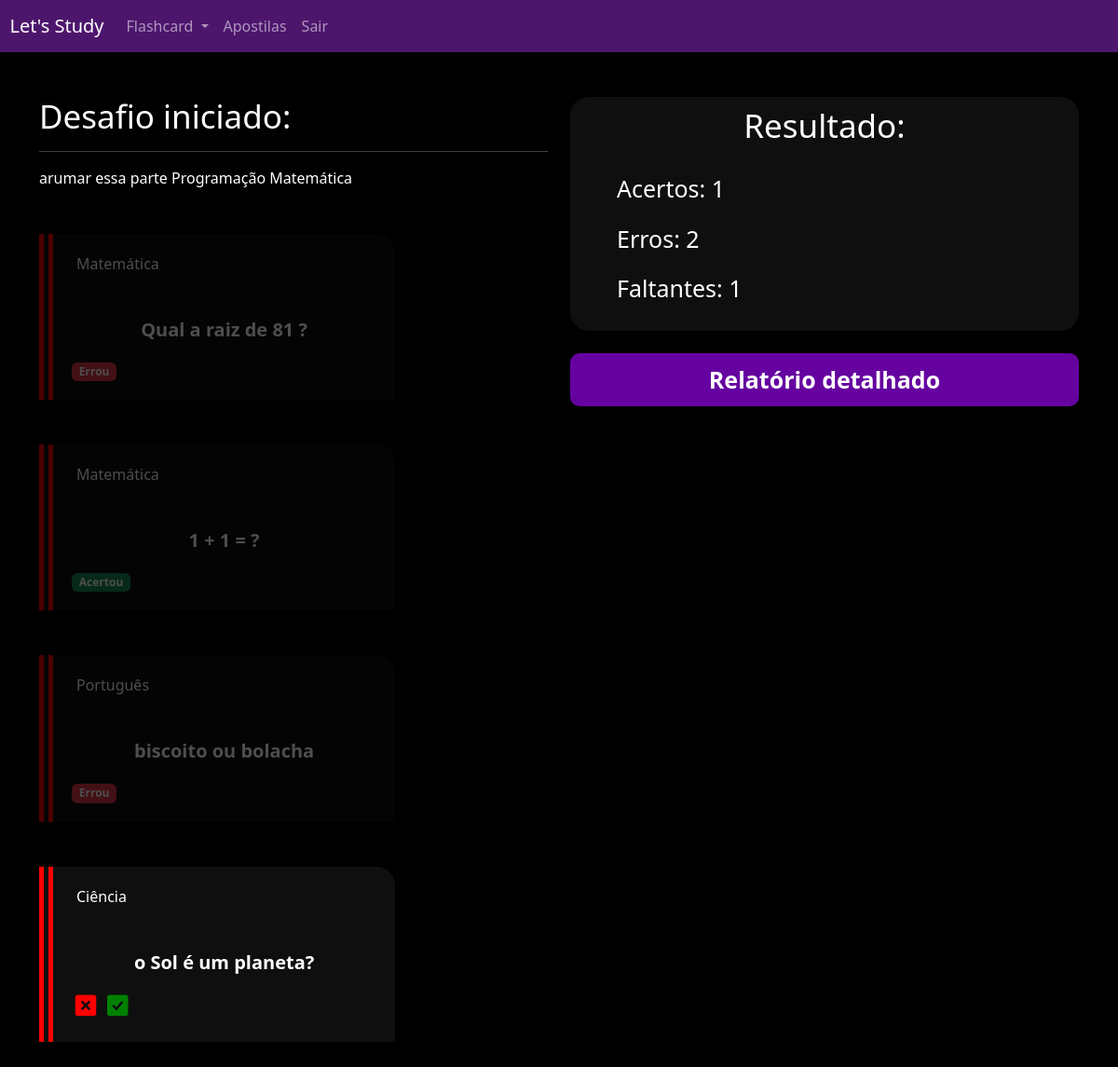
Before: /flashcard/desafio/13/ (signed in) with the older database file.
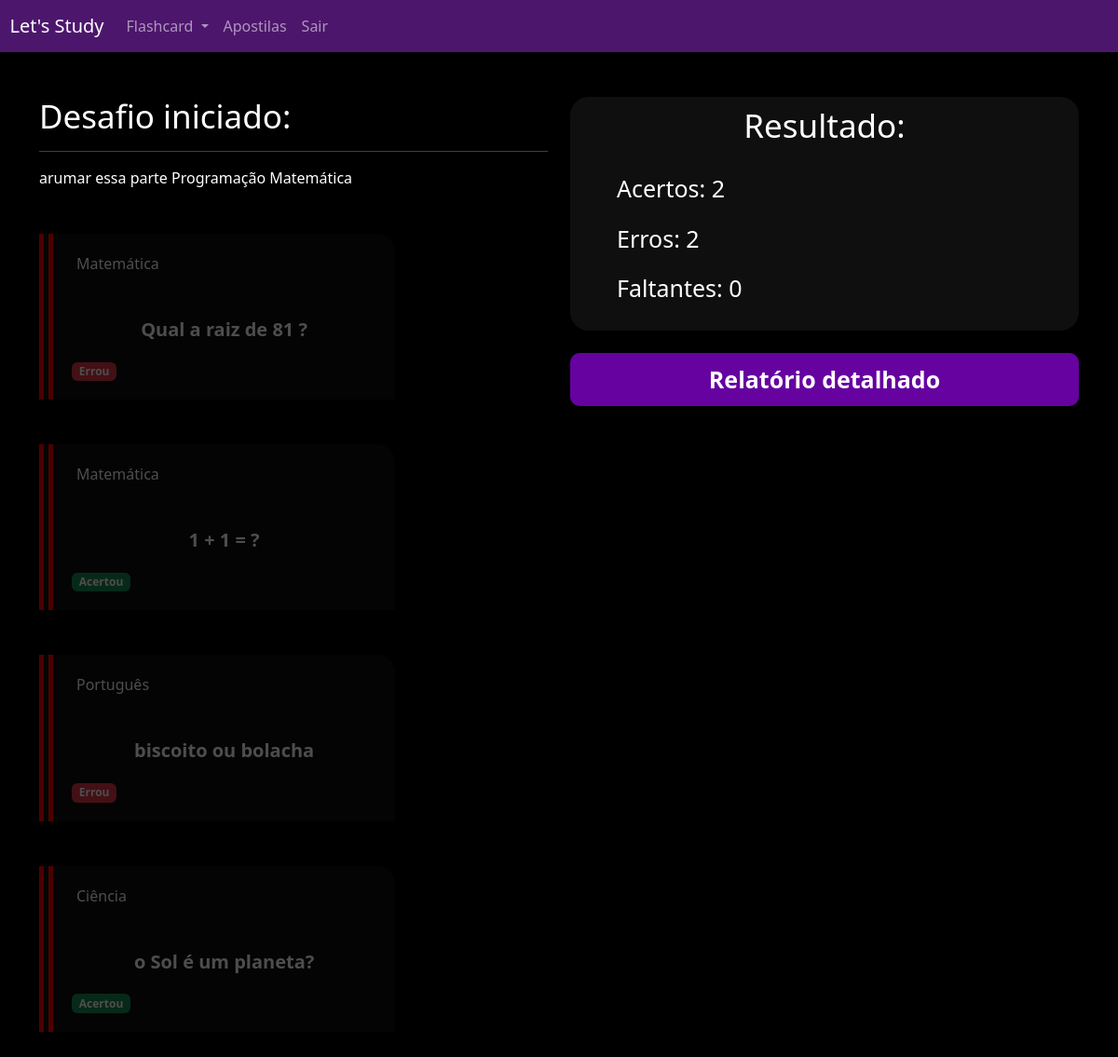
After: the same page with the newer database file.
### flashcard/models.py (models this page shows, shortened)
class FlashcardDesafio(models.Model):
    flashcard = models.ForeignKey(Flashcard, on_delete=models.DO_NOTHING)
    respondido = models.BooleanField(default=False)
    acertou = models.BooleanField(default=False)

class Flashcard(models.Model):
    DIFICULDADE_CHOICES = (("D", "Difícil"), ("M", "Médio"), ("F", "Fácil"))
    user = models.ForeignKey(User, on_delete=models.DO_NOTHING)
    pergunta = models.CharField(max_length=200)
    resposta = models.TextField()
    categoria = models.ForeignKey(Categoria, on_delete=models.DO_NOTHING)
    dificuldade = models.CharField(max_length=1, choices=DIFICULDADE_CHOICES)
    @property
    def css_dif(self):
        if self.dificuldade == "F":
            return "flashcard-facil"
        elif self.dificuldade == "M":
            return "flashcard-medio"
        elif self.dificuldade == "D":
            return "flashcard-dificil"

class Categoria(models.Model):
    nome = models.CharField(max_length=25)
    def __str__(self):
        return self.nome

### flashcard/views.py (the view)
# urls.py: path('desafio/<int:id>/', views.desafio, name='desafio'),
def desafio(req, id):
    desafio = Desafio.objects.get(id=id)
    if not desafio.user == req.user:
        raise Http404()
    if req.method=="GET":
        acertos = desafio.flashcard.filter(respondido=True).filter(acertou=True).count()
        erros = desafio.flashcard.filter(respondido=True).filter(acertou=False).count()
        faltantes = desafio.flashcard.filter(respondido=False).count()
        return render(
            req,
            'desafio.html',
            {
                'desafio': desafio,
                'acertos': acertos,
                'erros': erros,
                'faltantes': faltantes
            }
        )

### flashcard/templates/desafio.html (shortened to what this page needs)
{% extends "base.html" %} {% load static %} {% block 'header' %}
<link href="{% static 'usuarios/css/cadastro.css' %}" rel="stylesheet" />
<link href="{% static 'flashcard/css/novo_flashcard.css' %}" rel="stylesheet" />
<link
  href="{% static 'flashcard/css/iniciar_desafio.css' %}"
  rel="stylesheet"
/>
<link href="{% static 'flashcard/css/desafio.css' %}" rel="stylesheet" />
<link
  href="https://unpkg.com/boxicons@2.1.4/css/boxicons.min.css"
  rel="stylesheet"
/>
{% endblock 'header' %} {% block 'conteudo' %}
{% include "partials/header.html" %}
<div class="container">
  <br />
  <br />
  <div class="row">
    <div class="col-md">
      <h3 class="fonte-secundaria">Desafio iniciado:</h3>
      <hr />
      arumar essa parte
      <span class="badge-categoria">Programação</span>
      <span class="badge-categoria">Matemática</span>
      <br />
      <br />
      <br />
      {% for flash in desafio.flashcard.all %}
      <div class="box-new-flashcard {% if flash.respondido %} op2 {% endif %}">
        <div class="flashcard {{flash.flashcard.css_dif}}">
          <div class="flashcard-categoria">{{flash.flashcard.categoria}}</div>
          <br />
          <br />
          <div class="flashcard-box-item" onclick="flip_card({{flash.id}})">
            <p class="flashcard-item">{{flash.flashcard.pergunta}}</p>
          </div>
          {% if not flash.respondido %}
          <div class="responder">
            <a
              href="{% url 'responder_flashcard' flash.id %}?acertou=0&desafio_id={{desafio.id}}"
              ><i class="bx bxs-x-square icone-vermelho"></i
            ></a>
            <a
              href="{% url 'responder_flashcard' flash.id %}?acertou=1&desafio_id={{desafio.id}}"
              ><i class="bx bxs-check-square icone-verde"></i
            ></a>
          </div>
          {% else %} {% if flash.acertou %}
          <span class="badge bg-success">Acertou</span>
          {% else %}
          <span class="badge bg-danger">Errou</span>
          {% endif %} {% endif %}
        </div>
      </div>
      <br />
      <br />
      {% endfor %}
    </div>
    <div class="col-md">
      <div class="box-res">
        <h3 class="fonte-secundaria">Resultado:</h3>
        <p class="fonte-p">Acertos: {{acertos}}</p>
        <p class="fonte-p">Erros: {{erros}}</p>
        <p class="fonte-p">Faltantes: {{faltantes}}</p>
      </div>
      <br />
      <a class="btn-cadastro btn-desafio" href="{% url 'relatorio' desafio.id %}">Relatório detalhado</a>
    </div>
  </div>
</div>
{% endblock 'conteudo' %}

Changed rows visible on the page:
changed FlashcardDesafio "o Sol é um planeta?": now shows "Acertou"
Other visible differences:
{{ acertos }}: "1" → "2"
{{ faltantes }}: "1" → "0"
